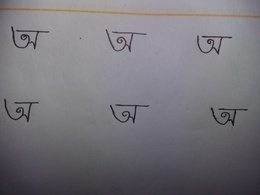
%> input picture 20170507_113327.jpg, 260 x 195 px, shrunk from 3264 x 2448 before the run, given in place of set_2.jpg2412.jpg, which was not available
$ octave lineSegmentation.m   (GNU Octave 9; MATLAB toolbox functions it lacks are replaced by stand-ins)
%> lines starting %> are read from the running program, lines starting %| are printed output that depends on the picture; in (x1, y1, x2, y2) boxes, pixels count from 0 and x2, y2 are one past the last pixel; in counts of white or black regions, pixels touching at a corner belong together; the program's own positions count from 1; pictures that were not available may be replaced by others from this repository, and a replacement may not be noted

inputImageName = 'E:/8th semester/Thesis/Bangla-Handwritten-Character-Recognition/set_2.jpg2412.jpg';
img = imread(inputImageName);
%> img is the input picture: size 195x260x3 uint8; mean R, G, B 118.2, 116, 122.1
% img = imresize(img,[500,1000]);
img = rgb2gray(img);
%> img: size 195x260 uint8
img = medfilt2(img);
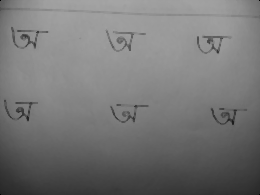
%> img: size 195x260 uint8; min 0, max 165, mean 117.7
T = adaptthresh(img, 0.7);
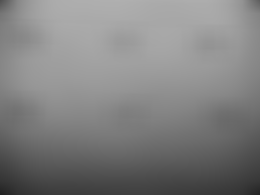
%> T: size 195x260 double; min 0.133, max 0.691, mean 0.502
img = imbinarize(img,T);
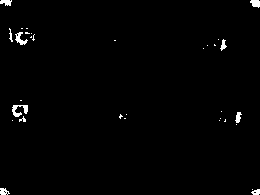
%> img: size 195x260 logical; 1.1% white; 32 white regions (22 under 20 px), largest, box (x1, y1, x2, y2) and area: (12, 105, 28, 117) 104, (15, 32, 28, 45) 77, (250, 0, 260, 8) 60
img = imcomplement(img);
[row, column] = size(img);
%> row = 195; column = 260
imshow(img);
axis on;
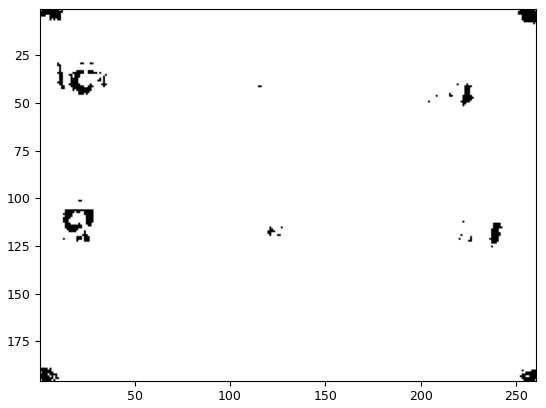
%> figure redrawn from the program's plot data

rowSum = zeros(1,row);
for i = 1:row
    r = 0;
    for j = 1:column
        r = r + img(i,j);
    end
    rowSum(i) = r;
end
%> after the loop, rowSum = 195 values, max 260 at index 9, min 238 at index 2, mean 257.1

minimum = min(rowSum);
%> minimum = 238
finish = 0;
% isFirst = 0;
% trackFinish = 0;
for i = 1:row-1
    if(i <= finish)
       continue;
    else
        lineRows = 0;
        if( rowSum(i) < 10 && rowSum(i) < rowSum(i+1))
            for j = i+1:row
%                 [value, loc] = min(rowSum(j:row));
                if(rowSum(j)> 8 )
                    lineRows = lineRows +1;
                else
                    if(lineRows < 40)
                       continue;
                    else
                        init = i;
                        finish = j;
                        line = zeros(lineRows,column);
                        break;
                    end
                end
            end
            n=1;
            for k = init:finish
                for l = 1:column
                    if(k <= init+8 && rowSum(k) < 10)
                        continue;
                    else
                        line(n,l) = img(k,l);
                    end
                end
                n = n+1;
            end
            objects = line;
            outputImageName = '%s%d.jpg';
            fileName = sprintf(outputImageName,inputImageName,finish);
            fullFileName = fullfile('E://8th semester/Thesis/Bangla-Handwritten-Character-Recognition/1.Lines',fileName);
            imwrite(objects,fullFileName,'jpg');
        end
    end
end
%> after the loop, finish = 0; line = -40.53
